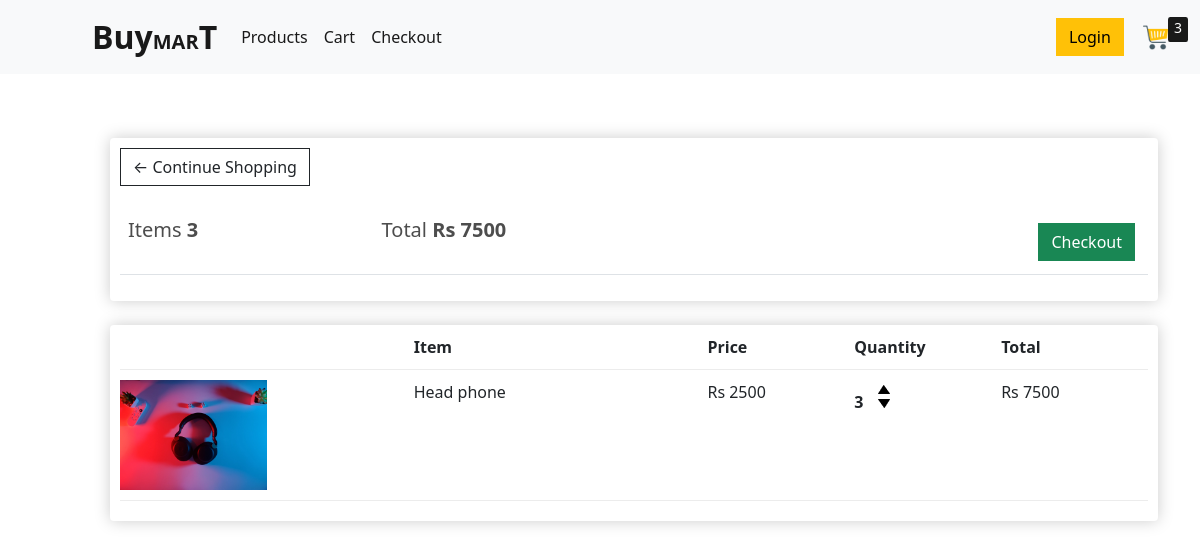
The page /cart/ (signed in) on the database as committed earlier.
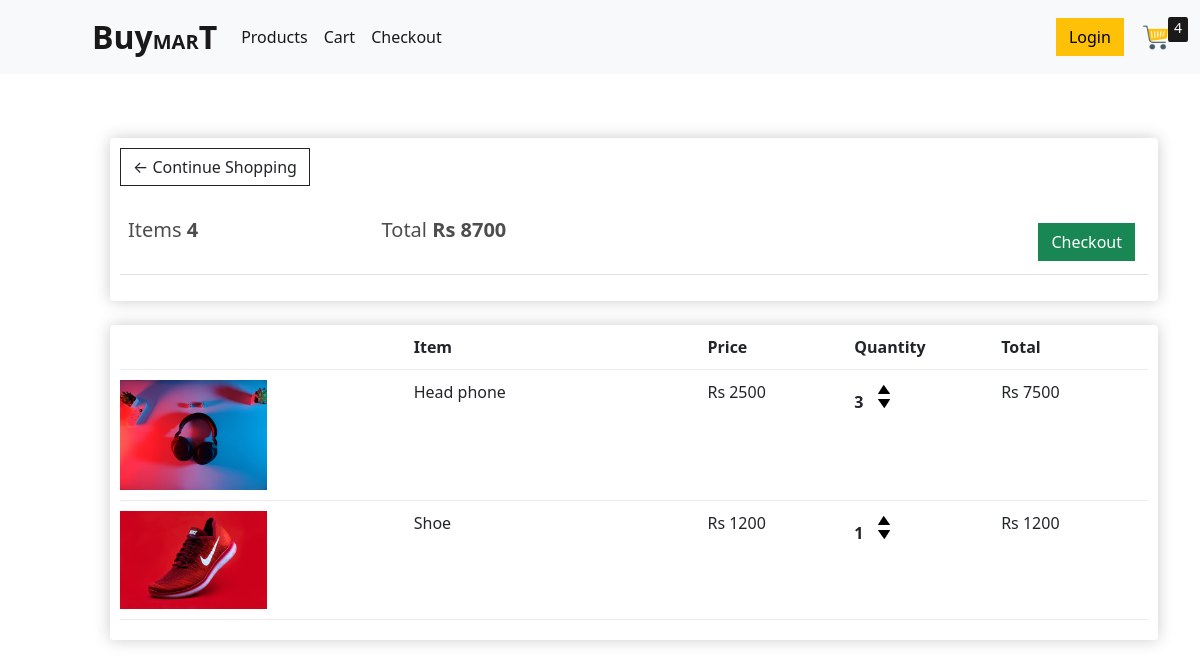
The same page on the database as committed later.
### products/models.py (models this page shows, shortened)
class Order(models.Model):
    customer = models.ForeignKey(Customer, on_delete=models.SET_NULL, blank=True, null=True)
    date_ordered = models.DateTimeField(auto_now_add=True)
    complete = models.BooleanField(default=False, null=True, blank=False)
    transaction_id = models.CharField(max_length=100, null=True)
    @property
    def get_cart_total(self):
        orderitems = self.orderitem_set.all()
        total = sum([item.get_total for item in orderitems])
        return total
    @property
    def get_cart_items(self):
        orderitems = self.orderitem_set.all()
        total = sum([item.quantity for item in orderitems])
        return total

class OrderItem(models.Model):
    product = models.ForeignKey(Product, on_delete=models.SET_NULL, null=True)
    order = models.ForeignKey(Order, on_delete=models.SET_NULL, null=True)
    quantity = models.IntegerField(default=0, null=True, blank=True)
    date_added = models.DateTimeField(auto_now_add=True)
    @property
    def get_total(self):
        total = self.product.price * self.quantity
        return total

class Product(models.Model):
    name = models.CharField(max_length=255)
    price = models.FloatField()
    digital = models.BooleanField(default=False, null=True, blank=True)
    image = models.ImageField(null=True, blank=True)
    @property
    def imageURL(self):
        try:
            url = self.image.url
        except:
            url = ''
        return url

### products/views.py (the view)
# urls.py: path('cart/', views.cart, name='cart'),
def cart(request):
    if request.user.is_authenticated:
        customer = request.user.customer
        order, created = Order.objects.get_or_create(customer=customer, complete=False)
        items = order.orderitem_set.all()
        cartItems = order.get_cart_items
    else:
        items = []
        order = {'get_cart_total': 0, 'get_cart_items': 0}
        cartItems = order['get_cart_items']
    context = {'items': items, 'order': order, 'cartItems': cartItems}
    return render(request, 'render/cart.html', context)

### products/templates/render/cart.html
{% extends 'render/base.html' %}
{% load static %}
{% block content %}
	<div class="row">
		<div class="col-lg-12">
			<div class="box-element">
				<a  class="btn btn-outline-dark" href="{% url 'products' %}">&#x2190; Continue Shopping</a>
				<br>
				<br>
				<table class="table">
					<tr>
						<th><h5>Items <strong>{{order.get_cart_items}}</strong></h5></th>
						<th><h5>Total <strong>Rs {{order.get_cart_total|floatformat:0}}</strong></h5></th>
						<th>
							<a  style="float:right; margin:5px;" class="btn btn-success" href="{% url 'checkout' %}">Checkout</a>
						</th>
					</tr>
				</table>
			</div>
			<br>
			<div class="box-element">
				<div class="cart-row">
					<div style="flex:2"></div>
					<div style="flex:2"><strong>Item</strong></div>
					<div style="flex:1"><strong>Price</strong></div>
					<div style="flex:1"><strong>Quantity</strong></div>
					<div style="flex:1"><strong>Total</strong></div>
				</div>
				{% for item in items %}
				<div class="cart-row">
					<div style="flex:2"><img class="row-image" src="{{item.product.imageURL}}"></div>
					<div style="flex:2"><p>{{item.product.name}}</p></div>
					<div style="flex:1"><p>Rs {{item.product.price|floatformat:0}}</p></div>
					<div style="flex:1">
						<p class="quantity">{{item.quantity}}</p>
						<div class="quantity">
							<img data-product="{{item.product.id}}" data-action ="add" class="chg-quantity update-cart" src="{% static  'images/arrow-up.png' %}">
							<img data-product="{{item.product.id}}" data-action="remove" class="chg-quantity update-cart" src="{% static  'images/arrow-down.png' %}">
						</div>
					</div>
					<div style="flex:1"><p>Rs {{item.get_total|floatformat:0}}</p></div>
				</div>
				{% endfor %}
			</div>
		</div>
	</div>
{% endblock content %}

### products/templates/render/base.html (shortened to what this page needs)
{% load static %}
<html lang="en">
<head>
	<link href="https://cdn.jsdelivr.net/npm/bootstrap@5.1.3/dist/css/bootstrap.min.css" rel="stylesheet">
	<link rel="stylesheet" type="text/css" href="{% static 'css/base.css' %}">
</head>
<body>
<nav class="navbar navbar-expand-lg navbar-light bg-light">
  <div class="container-fluid">
    <a class="navbar-brand" href="{% url 'home'%}"><strong> <span>Bu</span><span>y</span>MAR<span>T</span></strong></a>
    <div class="collapse navbar-collapse" id="navbarSupportedContent">
      <ul class="navbar-nav me-auto mb-2 mb-lg-0">
        <li class="nav-item">
          <a class="nav-link active" aria-current="page" href="{%url 'products'%}">Products</a>
        </li>
		   <li class="nav-item">
          <a class="nav-link active" aria-current="page" href="{%url 'cart'%}">Cart</a>
        </li>
		   <li class="nav-item">
          <a class="nav-link active" aria-current="page" href="{%url 'checkout'%}">Checkout</a>
        </li>
      </ul>
       <div class="form-inline my-2 my-lg-0">
        <a href="#"class="btn btn-warning">Login</a>
        <a href="{% url 'cart' %}">
          <img  id="cart-icon" src="{% static 'images/carts.png' %}">
        </a>
    </div>
		<p id="cart-total">{{cartItems}}</p>
    </div>
  </div>
</nav>
	<div class="container">
		{% block content %}
		{% endblock %}
	</div>
</body>
</html>

### static/css/base.css (style rules this page uses)
h1,h2,h3,h4,h5,h6 { color:hsl(0, 0%, 30%); }
.box-element { box-shadow:hsl(0, 0%, 80%) 0 0 16px; background-color: #fff; border-radius: 4px; padding: 10px; }
#cart-icon { width:25px; display: inline-block; margin-left: 15px; }
#cart-total { display: block; text-align: center; color:#fff; background-color: #191A19; width: 20px; height: 25px; border-radius: 10%; font-size: 14px; }
.col-lg-4, .col-lg-6, .col-lg-8, .col-lg-12 { margin-top: 4rem; padding-left:1rem; }
.btn { border-radius: 0; }
.row-image { width:80%; }
.cart-row { display: flex; align-items: flex-stretch; padding-bottom: 10px; margin-bottom: 10px; border-bottom: 1px solid #ececec; }
.quantity { display: inline-block; font-weight: 700; padding-right:10px; }
.chg-quantity { width: 12px; cursor: pointer; display: block; margin-top: 5px; transition:.1s; }
span { font-size:2rem; }
@media screen and (min-width: 1024px) { .col-lg-4, .col-lg-6, .col-lg-8, .col-lg-12 { margin-top: 4rem; padding-left:5rem; } }
@media screen and (min-width: 1024px) { span { font-size:2rem; } }
@media screen and (min-width: 1024px) { .row-image { width: 50%; } }
@media screen and (min-width: 1024px) { .navbar { padding-left:5rem; } }

Rows that differ between the two databases and show on the page:
computed for Order: get_cart_items "3" → "4"; get_cart_total "7500" → "8700"
added OrderItem: product.imageURL (picture), product.name "Shoe", product.price "1200", quantity "1", get_total "1200"
Other text that changed with them:
{{ cartItems }}: "3" → "4"
